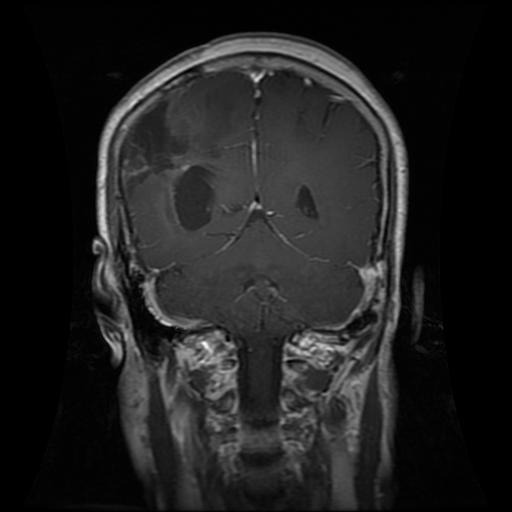
#> input picture ML_Assignment_08_BL.EN.U4AIE23141/Dataset/Tr-gl_0010.jpg, 512 x 512 px, found by its file name; its folder holds 4 pictures in this run
$ python lab8.py
#> lines starting #> are read from the running program, lines starting #| are printed output that depends on the picture
import numpy as np
import os
import cv2
import matplotlib.pyplot as plt
from sklearn.model_selection import train_test_split
from sklearn.neural_network import MLPClassifier
from sklearn.metrics import accuracy_score, classification_report

# === Dataset Path ===
DATASET_PATH = "C:\\AIO\\Semster Files\\SEMSTER - 4\\ML\\Lab Work\\ML_Assignment_08_BL.EN.U4AIE23138\\Dataset"

# === Load Dataset ===
def load_glioma_dataset():
    data = []
    for fname in os.listdir(DATASET_PATH):
        img_path = os.path.join(DATASET_PATH, fname)
        img = cv2.imread(img_path, cv2.IMREAD_GRAYSCALE)
#> img is the input picture: shape (512, 512); min 0, max 255, mean 31.9
        if img is not None:
            img = cv2.resize(img, (64, 64)).flatten()
#> img = 4096 values, max 189 at index 659, min 0 at index 0, mean 32.01
            data.append(img)
    return np.array(data)

# === A1: Core Functions ===
def sigmoid(x): return 1 / (1 + np.exp(-x))
def tanh(x): return np.tanh(x)
def relu(x): return np.maximum(0, x)
def leaky_relu(x): return np.where(x > 0, x, 0.01 * x)

def a1_demo(X_sample):
    print("A1: Activations on first image vector:")
    print("Sigmoid:", sigmoid(X_sample[:5]))
    print("Tanh:", tanh(X_sample[:5]))
    print("ReLU:", relu(X_sample[:5]))
    print("Leaky ReLU:", leaky_relu(X_sample[:5]))

# === A2-A3: Perceptron ===
def train_perceptron(X, y, weights, lr=0.01, max_epochs=1000, threshold=0.01):
#> called with X = array of shape (4, 4096), y = array of shape (4,), weights = array of shape (4096,), lr = 0.01, max_epochs = 1000, threshold = 0.01
    errors = []
    for epoch in range(max_epochs):
        total_error = 0
        for i in range(len(X)):
            pred = 1 if np.dot(weights, X[i]) >= 0 else 0
            error = y[i] - pred
            total_error += error ** 2
            weights += lr * error * X[i]
        errors.append(total_error)
        if total_error <= threshold:
            break
    return weights, errors

# === A4: Learning Rate Plot ===
def a4_learning_rate_plot(X, y):
    rates = np.arange(0.01, 0.11, 0.01)
    epochs_list = []
    for lr in rates:
        _, errors = train_perceptron(X, y.copy(), np.random.rand(X.shape[1]), lr)
        epochs_list.append(len(errors))
    plt.plot(rates, epochs_list, marker='o')
    plt.title("A4: Learning Rate vs Epochs")
    plt.xlabel("Learning Rate")
    plt.ylabel("Epochs")
    plt.grid(True)
    plt.show()
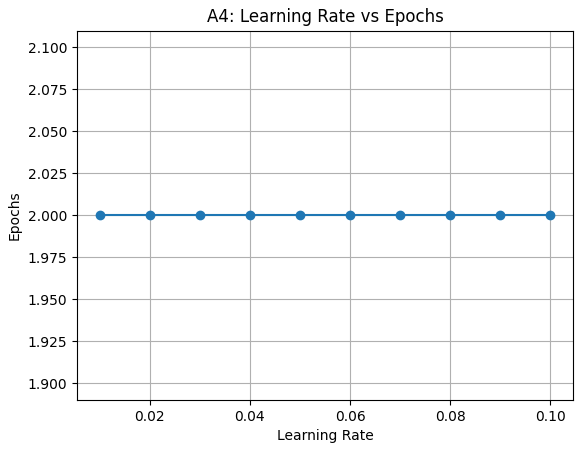
#> figure drawn by matplotlib, 1 panel

# === A5: Repeat with XOR-Like Labels ===
def xor_like_labels(X):
    return np.logical_xor(X[:, 0] > 127, X[:, 1] > 127).astype(int)

# === A6: Perceptron with Sigmoid Activation ===
def a6_sigmoid_train(X, y, alpha=0.01, max_epochs=1000):
#> called with X = array of shape (4, 4096), y = array of shape (4,), alpha = 0.01, max_epochs = 1000
    w = np.random.randn(X.shape[1])
    for _ in range(max_epochs):
        for xi, yi in zip(X, y):
            pred = sigmoid(np.dot(xi, w))
            error = yi - (pred >= 0.5)
            w += alpha * error * xi
    return w

# === A7: Pseudo-Inverse ===
def a7_pseudo_inverse(X, y):
    print("A7: Pseudo-inverse solution shape:", np.linalg.pinv(X).shape)
#| A7: Pseudo-inverse solution shape: (4096, 4)
    return np.linalg.pinv(X) @ y

# === A8-A9: Backpropagation ===
def a8_backprop(X, y, alpha=0.01, max_epochs=500):
#> called with X = array of shape (4, 4096), y = array of shape (4,), alpha = 0.01, max_epochs = 500
    input_dim, hidden_dim = X.shape[1], 10
#> input_dim = 4096; hidden_dim = 10
    w1 = np.random.randn(input_dim, hidden_dim)
    w2 = np.random.randn(hidden_dim, 1)
    errors = []
    for _ in range(max_epochs):
        h = sigmoid(X @ w1)
        out = sigmoid(h @ w2).flatten()
        err = y - out
        errors.append(np.sum(err ** 2))
        if errors[-1] <= 0.01:
            break
        delta_out = (err * out * (1 - out))[:, None]
        delta_hid = delta_out @ w2.T * h * (1 - h)
        w2 += alpha * h.T @ delta_out
        w1 += alpha * X.T @ delta_hid
    return errors

# === A10: Multi-output Mapping ===
def a10_multi_output(y):
    return np.array([[0, 1] for _ in y])

# === A11: sklearn MLPClassifier ===
def a11_mlp_classifier(X, y):
    model = MLPClassifier(hidden_layer_sizes=(64,), max_iter=500, random_state=42)
    model.fit(X, y)
    print("A11: Sklearn MLPClassifier Accuracy:", model.score(X, y))

# === A12: Final Evaluation ===
def a12_final(X, y):
    X_train, X_test, y_train, y_test = train_test_split(X, y, test_size=0.3, random_state=42)
    model = MLPClassifier(hidden_layer_sizes=(64,), max_iter=500)
    model.fit(X_train, y_train)
    y_pred = model.predict(X_test)
    print("A12: Accuracy:", accuracy_score(y_test, y_pred))
    print("Classification Report:\n", classification_report(y_test, y_pred))

# === Run All ===
X = load_glioma_dataset()
y = np.zeros(len(X))  # Only one class

a1_demo(X[0])                            # A1
_, errors_a2 = train_perceptron(X, y, np.random.rand(X.shape[1]))  # A2-A3
a4_learning_rate_plot(X, y)             # A4
xor_labels = xor_like_labels(X)         # A5
train_perceptron(X, xor_labels, np.random.rand(X.shape[1]))        # A5 continued
a6_sigmoid_train(X, y)                  # A6
a7_pseudo_inverse(X, y)                 # A7
backprop_errors = a8_backprop(X, y)     # A8-A9
plt.plot(backprop_errors)
plt.title("A9: Backprop Error Curve")
plt.xlabel("Epoch")
plt.ylabel("SSE")
plt.grid(True)
plt.show()
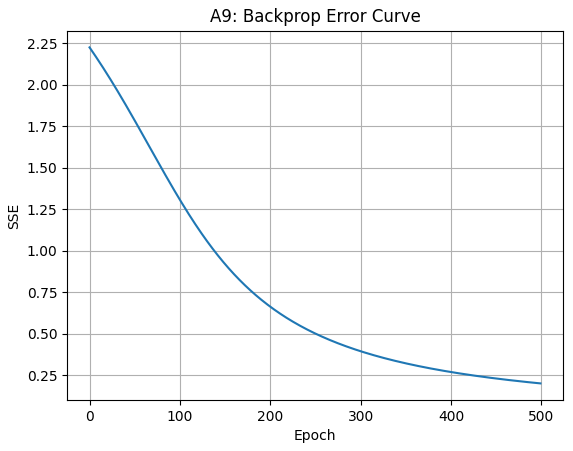
#> figure drawn by matplotlib, 1 panel; curve peaks at x = 0, y = 2.23
print("A10:", a10_multi_output(y)[:3])  # A10
a11_mlp_classifier(X, y)                # A11
a12_final(X, y)                         # A12
